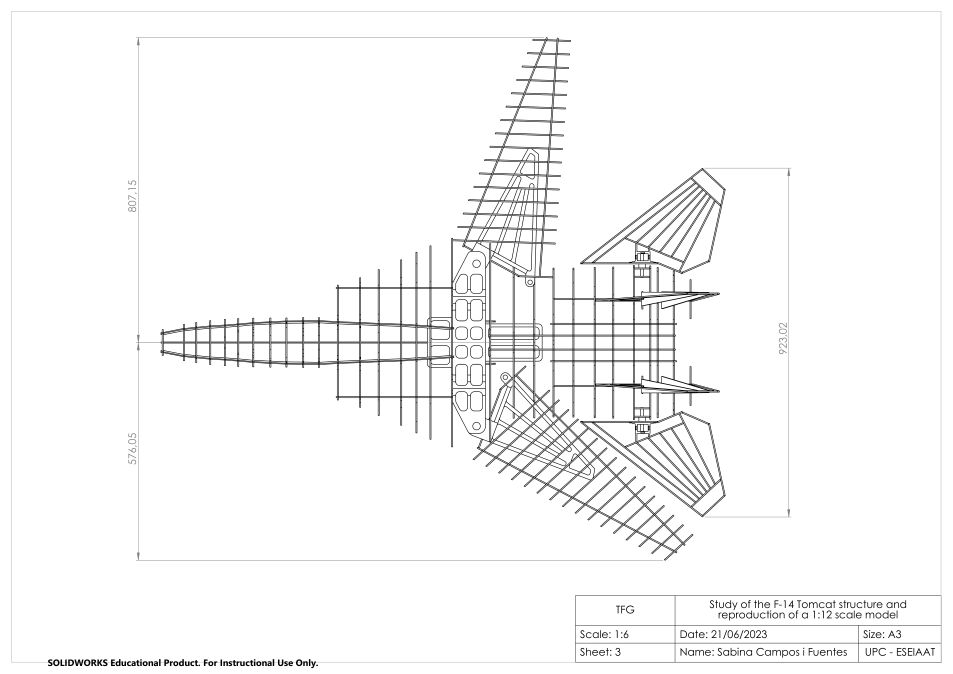
#> input picture references/UPC_general/general_09.png, 2858 x 2021 px, found by its file name (shown at 1/3 size)
$ python extract_upc_wing_outline.py
#> lines starting #> are read from the running program, lines starting #| are printed output that depends on the picture; after the words box and inside, x2 and y2 are one past the last pixel; in counts of white or black regions, pixels touching at a corner belong together
import cv2, numpy as np, os
img=cv2.imread(r'C:\Users\dezen\Desktop\135er-Spandau-Defeat\side-projects\F14_TOMCAT_RC\\references\\UPC_general\\general_09.png')
#> img is the input picture: shape (2021, 2858, 3); min 0, max 255, mean 247.5
g=cv2.cvtColor(img,cv2.COLOR_BGR2GRAY)
crop=g[70:920,1280:1820]
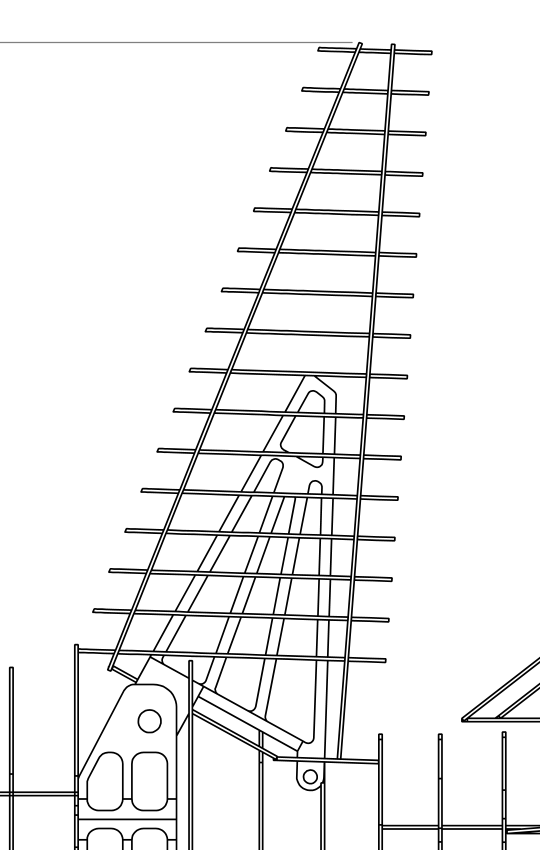
#> crop: shape (850, 540); min 0, max 255, mean 239.2
bw=cv2.threshold(crop,180,255,cv2.THRESH_BINARY_INV)[1]
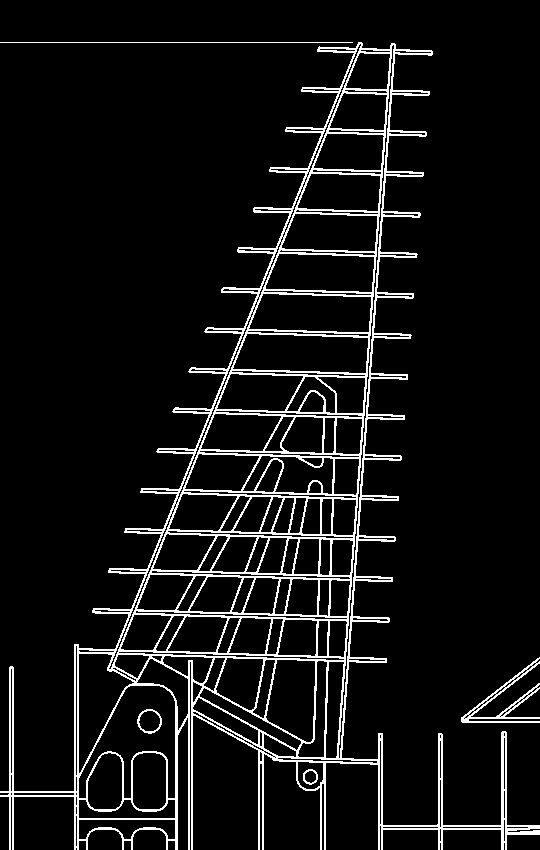
#> bw: shape (850, 540); 7.6% white in thin lines or dots
bw=cv2.morphologyEx(bw,cv2.MORPH_CLOSE,np.ones((2,2),np.uint8),iterations=1)
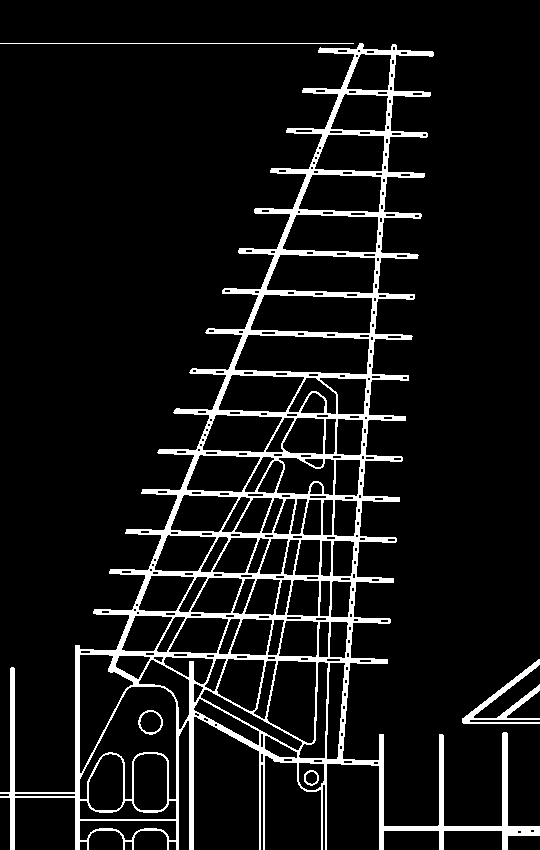
#> bw: shape (850, 540); 8.7% white; 5 white regions
contours,_=cv2.findContours(bw,cv2.RETR_EXTERNAL,cv2.CHAIN_APPROX_NONE)
#> contours = 3 contours, 1 with area under 20; largest, box (x1, y1, x2, y2) and area: (0, 43, 540, 850) 127936, (462, 659, 540, 724) 833
contours=sorted(contours,key=cv2.contourArea,reverse=True)
for i,c in enumerate(contours[:20]):
 x,y,w,h=cv2.boundingRect(c); print(i,cv2.contourArea(c),(x,y,w,h))
#> this loop made 3 passes
#> (x, y, w, h) on passes 1 to 3: (0, 43, 540, 807), (462, 659, 78, 65), (0, 43, 354, 1)
#| 0 127936.0 (0, 43, 540, 807)
#| 1 833.0 (462, 659, 78, 65)
#| 2 0.0 (0, 43, 354, 1)
dbg=cv2.cvtColor(crop,cv2.COLOR_GRAY2BGR)
for i,c in enumerate(contours[:8]):
 cv2.drawContours(dbg,[c],-1,(0,0,255),2)
#> this loop made 3 passes
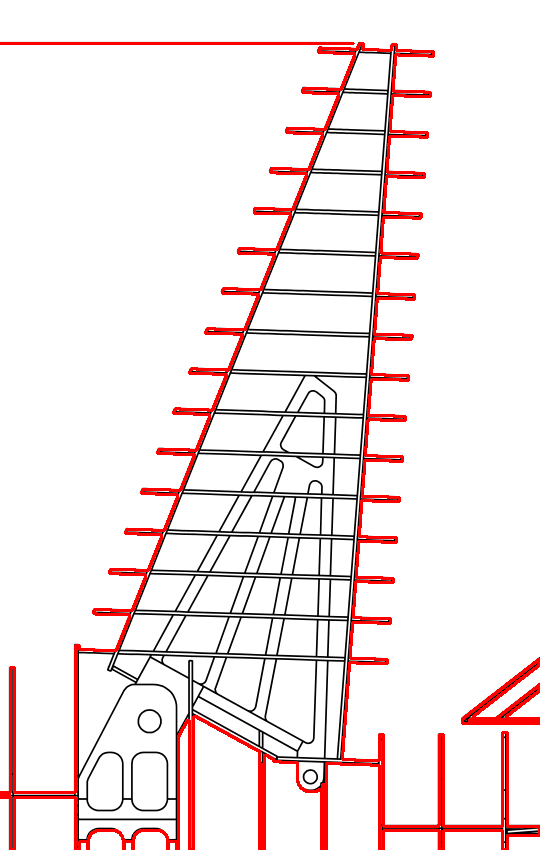
#> dbg: shape (850, 540, 3); mean B, G, R 231.5, 231.5, 244.4
cv2.imwrite(r'C:\Users\dezen\Desktop\135er-Spandau-Defeat\side-projects\F14_TOMCAT_RC\\references\\UPC_general\\wing_forward_debug.png',dbg)

$ run again, with references/UPC_general/general_08.png copied over references/UPC_general/general_09.png
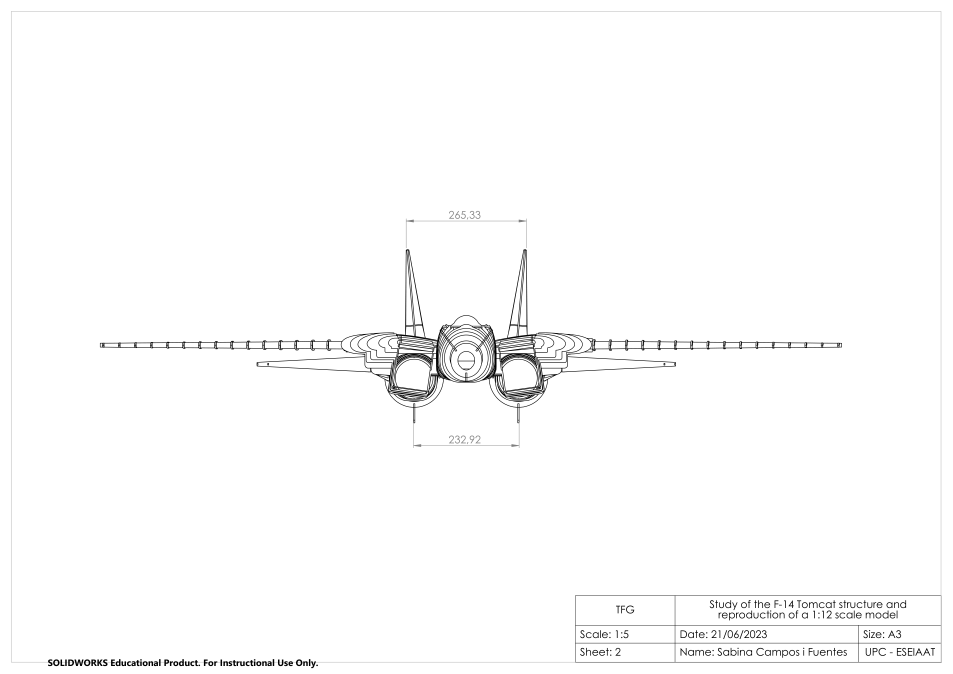
#> input picture references/UPC_general/general_08.png, 2858 x 2021 px, found by its file name (shown at 1/3 size)
#> img is the input picture: shape (2021, 2858, 3); min 0, max 255, mean 251.7
#> `bw=cv2.morphologyEx(bw,cv2.MORPH_CLOSE,np.ones((2,2),np.uint8),iterati..`:
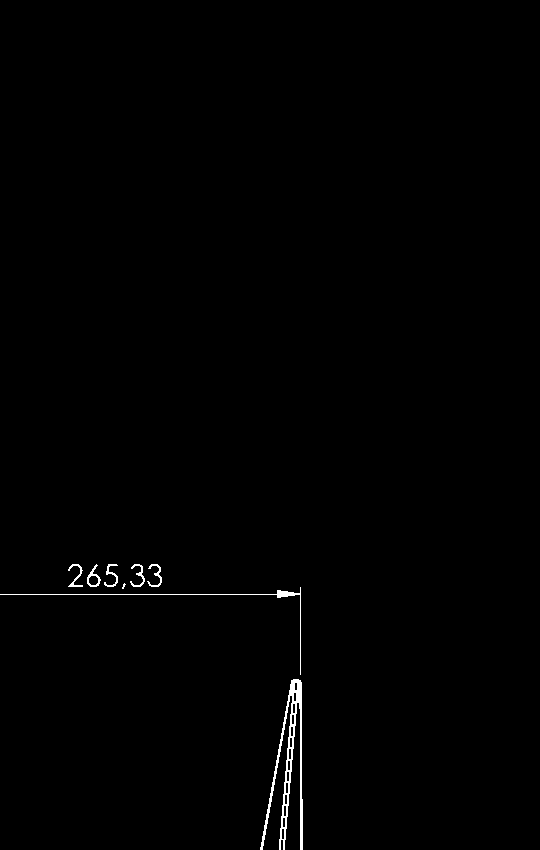
#> bw: shape (850, 540); 0.57% white in thin lines or dots, all inside (x1, y1, x2, y2) = (0, 564, 303, 850)
#> contours = 8 contours, 1 with area under 20; largest, box (x1, y1, x2, y2) and area: (260, 679, 303, 850) 1386, (87, 564, 101, 587) 148, (0, 587, 301, 675) 87, (68, 564, 83, 587) 62, (130, 564, 145, 587) 61, (147, 564, 162, 587) 60, (104, 564, 118, 587) 58
#> the loop `for i,c in enumerate(contours[:20]):` made 8 passes
#> (x, y, w, h) on passes 1 to 8: (260, 679, 43, 171), (87, 564, 14, 23), (0, 587, 301, 88), (68, 564, 15, 23), (130, 564, 15, 23), (147, 564, 15, 23), (104, 564, 14, 23), (122, 583, 4, 6)
#> (printed output is left out)
#> the loop `for i,c in enumerate(contours[:8]):` made 8 passes
#> after the loop `for i,c in enumerate(contours[:8]):`:
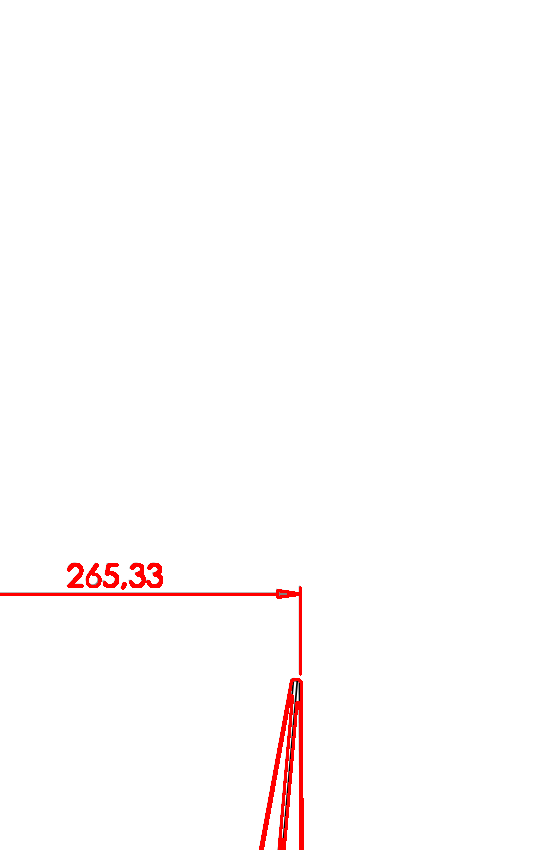
#> dbg: shape (850, 540, 3); mean B, G, R 252.1, 252.1, 254.8

$ run again, with references/UPC_general/general_10.png copied over references/UPC_general/general_09.png
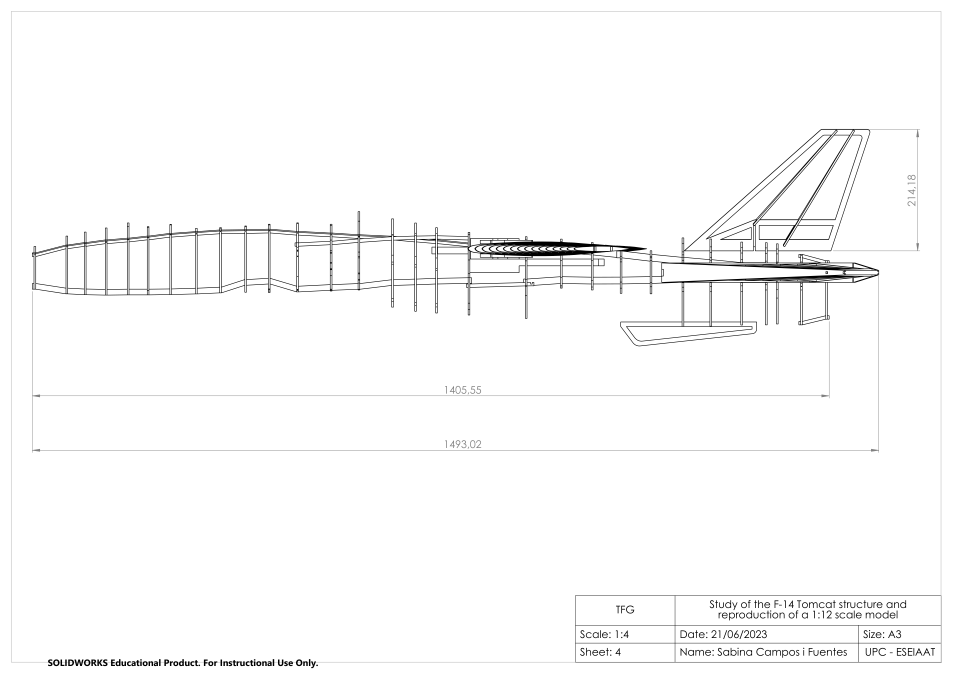
#> input picture references/UPC_general/general_10.png, 2858 x 2021 px, found by its file name (shown at 1/3 size)
#> img is the input picture: shape (2021, 2858, 3); min 0, max 255, mean 250.2
#> `bw=cv2.morphologyEx(bw,cv2.MORPH_CLOSE,np.ones((2,2),np.uint8),iterati..`:
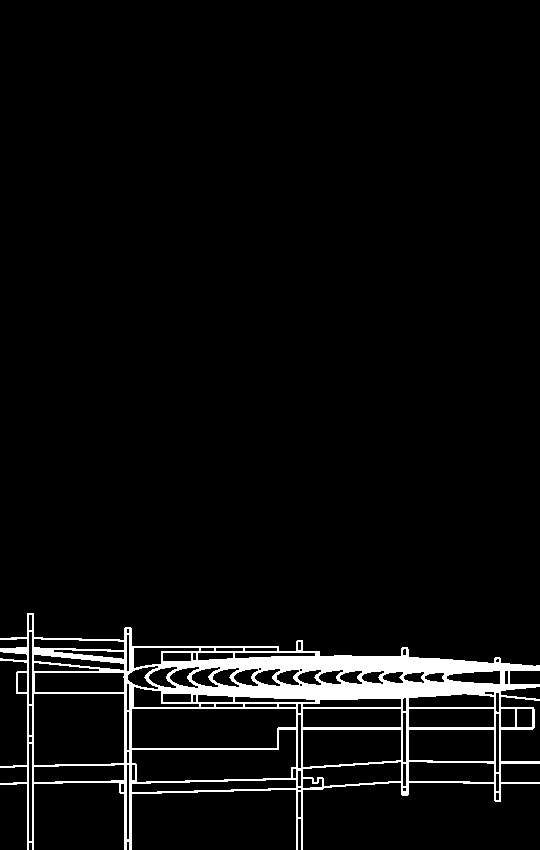
#> bw: shape (850, 540); 4.8% white; 1 white region
#> contours = 1 contour; box (x1, y1, x2, y2) and area: (0, 613, 540, 850) 68340
#> the loop `for i,c in enumerate(contours[:20]):` made 1 pass
#> (x, y, w, h) on pass 1: (0, 613, 540, 237)
#> (printed output is left out)
#> the loop `for i,c in enumerate(contours[:8]):` made 1 pass
#> after the loop `for i,c in enumerate(contours[:8]):`:
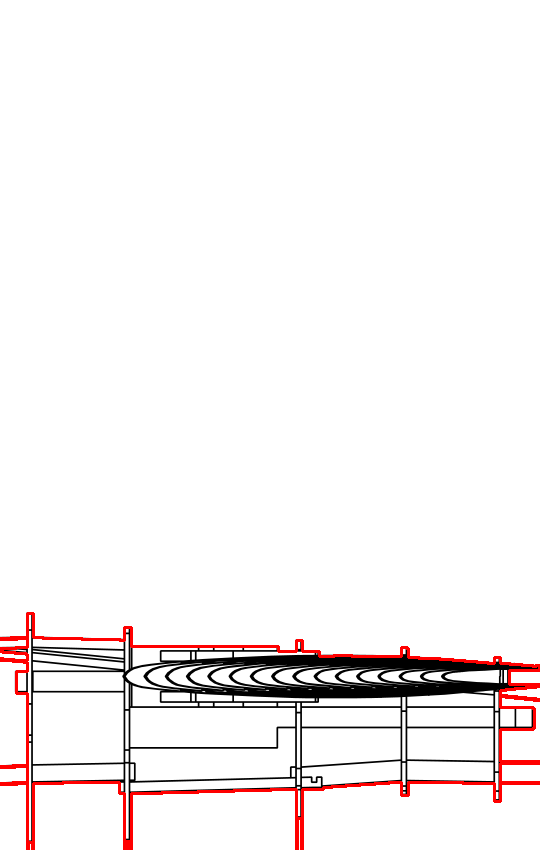
#> dbg: shape (850, 540, 3); mean B, G, R 242.6, 242.6, 246.6
